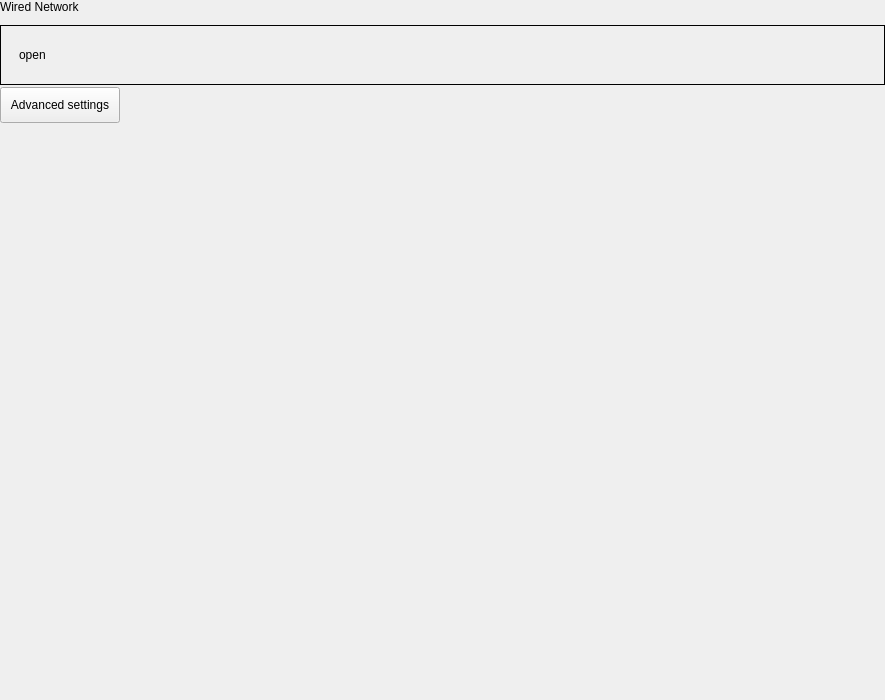
<?xml version="1.0" encoding="UTF-8"?>
<ui version="4.0">
 <class>NetConnect</class>
 <widget class="QWidget" name="NetConnect">
  <property name="geometry">
   <rect>
    <x>0</x>
    <y>0</y>
    <width>885</width>
    <height>700</height>
   </rect>
  </property>
  <property name="minimumSize">
   <size>
    <width>0</width>
    <height>0</height>
   </size>
  </property>
  <property name="maximumSize">
   <size>
    <width>16777215</width>
    <height>16777215</height>
   </size>
  </property>
  <property name="windowTitle">
   <string notr="true">NetConnect</string>
  </property>
  <layout class="QVBoxLayout" name="verticalLayout_3">
   <property name="leftMargin">
    <number>0</number>
   </property>
   <property name="topMargin">
    <number>0</number>
   </property>
   <property name="rightMargin">
    <number>0</number>
   </property>
   <property name="bottomMargin">
    <number>0</number>
   </property>
   <item>
    <widget class="TitleLabel" name="titleLabel">
     <property name="sizePolicy">
      <sizepolicy hsizetype="Fixed" vsizetype="Fixed">
       <horstretch>0</horstretch>
       <verstretch>0</verstretch>
      </sizepolicy>
     </property>
     <property name="text">
      <string>Wired Network</string>
     </property>
     <property name="scaledContents">
      <bool>true</bool>
     </property>
    </widget>
   </item>
   <item>
    <layout class="QVBoxLayout" name="detailLayOut">
     <property name="spacing">
      <number>1</number>
     </property>
     <property name="rightMargin">
      <number>0</number>
     </property>
     <item>
      <widget class="QFrame" name="openWifiFrame">
       <property name="minimumSize">
        <size>
         <width>0</width>
         <height>60</height>
        </size>
       </property>
       <property name="maximumSize">
        <size>
         <width>16777215</width>
         <height>50</height>
        </size>
       </property>
       <property name="frameShape">
        <enum>QFrame::Box</enum>
       </property>
       <layout class="QHBoxLayout" name="horizontalLayout_5">
        <property name="leftMargin">
         <number>18</number>
        </property>
        <property name="topMargin">
         <number>0</number>
        </property>
        <property name="rightMargin">
         <number>9</number>
        </property>
        <property name="bottomMargin">
         <number>0</number>
        </property>
        <item>
         <layout class="QHBoxLayout" name="openWIifLayout">
          <property name="spacing">
           <number>0</number>
          </property>
          <property name="rightMargin">
           <number>8</number>
          </property>
          <item>
           <widget class="QLabel" name="openLabel">
            <property name="minimumSize">
             <size>
              <width>118</width>
              <height>0</height>
             </size>
            </property>
            <property name="text">
             <string>open</string>
            </property>
           </widget>
          </item>
          <item>
           <spacer name="horizontalSpacer_2">
            <property name="orientation">
             <enum>Qt::Horizontal</enum>
            </property>
            <property name="sizeHint" stdset="0">
             <size>
              <width>523</width>
              <height>20</height>
             </size>
            </property>
           </spacer>
          </item>
         </layout>
        </item>
       </layout>
      </widget>
     </item>
    </layout>
   </item>
   <item>
    <layout class="QVBoxLayout" name="verticalLayout">
     <property name="spacing">
      <number>1</number>
     </property>
     <property name="topMargin">
      <number>0</number>
     </property>
     <item>
      <widget class="QFrame" name="frame">
       <property name="frameShape">
        <enum>QFrame::NoFrame</enum>
       </property>
       <property name="frameShadow">
        <enum>QFrame::Raised</enum>
       </property>
       <layout class="QVBoxLayout" name="verticalLayout_2">
        <property name="spacing">
         <number>0</number>
        </property>
        <property name="leftMargin">
         <number>0</number>
        </property>
        <property name="topMargin">
         <number>0</number>
        </property>
        <property name="rightMargin">
         <number>0</number>
        </property>
        <property name="bottomMargin">
         <number>0</number>
        </property>
        <item>
         <layout class="QVBoxLayout" name="availableLayout">
          <property name="spacing">
           <number>1</number>
          </property>
         </layout>
        </item>
       </layout>
      </widget>
     </item>
     <item>
      <layout class="QVBoxLayout" name="verticalLayout_4"/>
     </item>
     <item>
      <layout class="QHBoxLayout" name="horizontalLayout">
       <item>
        <widget class="QPushButton" name="detailBtn">
         <property name="minimumSize">
          <size>
           <width>120</width>
           <height>36</height>
          </size>
         </property>
         <property name="maximumSize">
          <size>
           <width>16777215</width>
           <height>36</height>
          </size>
         </property>
         <property name="text">
          <string>Advanced settings</string>
         </property>
        </widget>
       </item>
       <item>
        <spacer name="horizontalSpacer">
         <property name="orientation">
          <enum>Qt::Horizontal</enum>
         </property>
         <property name="sizeHint" stdset="0">
          <size>
           <width>40</width>
           <height>20</height>
          </size>
         </property>
        </spacer>
       </item>
      </layout>
     </item>
    </layout>
   </item>
   <item>
    <spacer name="verticalSpacer_3">
     <property name="orientation">
      <enum>Qt::Vertical</enum>
     </property>
     <property name="sizeHint" stdset="0">
      <size>
       <width>20</width>
       <height>40</height>
      </size>
     </property>
    </spacer>
   </item>
  </layout>
 </widget>
 <layoutdefault spacing="6" margin="11"/>
 <customwidgets>
  <customwidget>
   <class>TitleLabel</class>
   <extends>QLabel</extends>
   <header>titlelabel.h</header>
  </customwidget>
 </customwidgets>
 <resources/>
 <connections/>
</ui>
